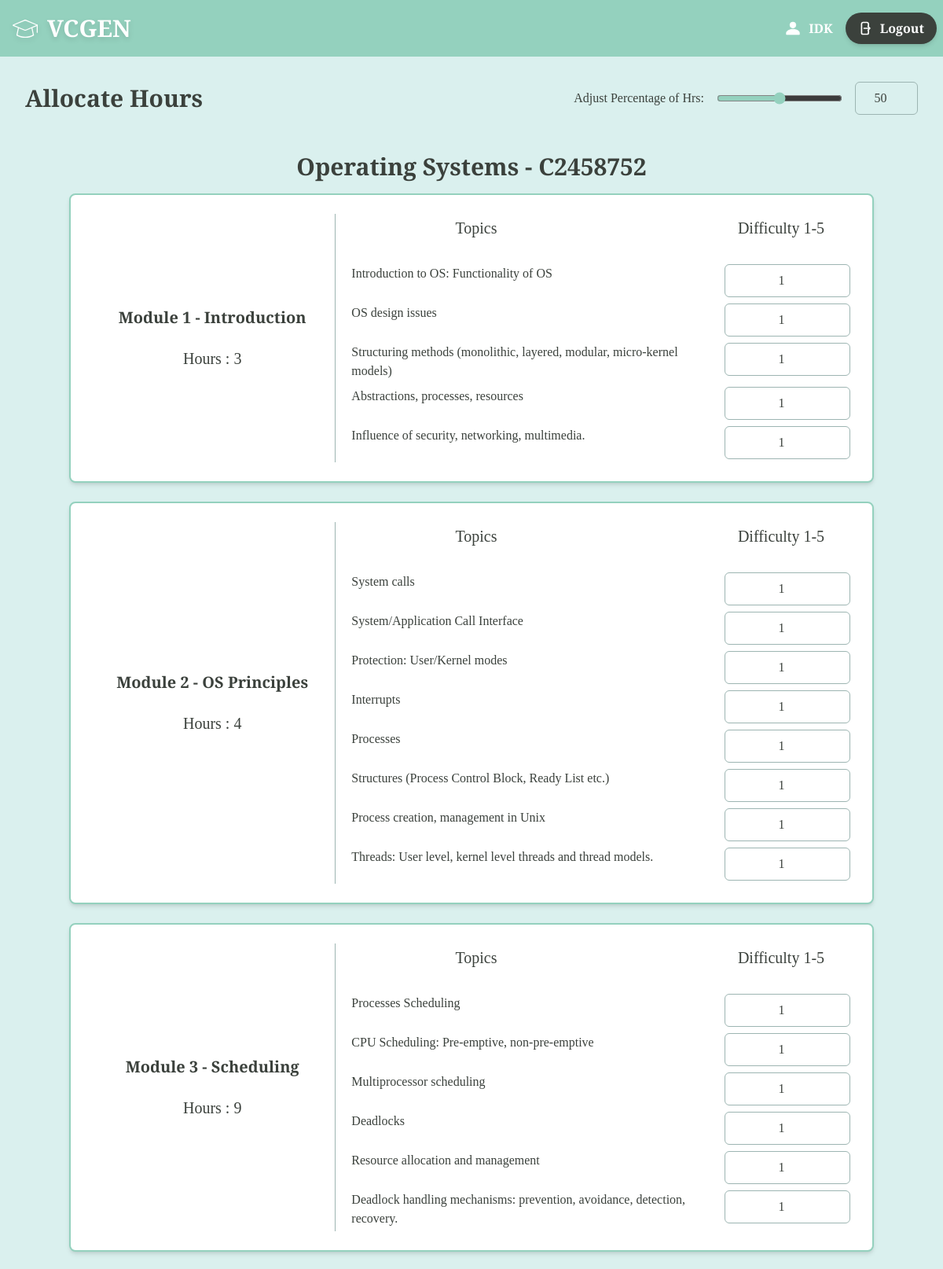
Screenshot of /settings/C2458752 (signed in, upper part) with the database file from the repository.
### main/models.py (models this page shows, shortened)
class Teacher(models.Model):
    teacher_id=models.CharField(max_length=8,primary_key=True)
    name=models.CharField(max_length=20)
    email=models.EmailField(null=False)
    password=models.CharField(null=False,max_length=128)

class Course(models.Model):
    course_id=models.CharField(max_length=8,primary_key=True)
    teacher=models.ForeignKey(Teacher,on_delete=models.CASCADE)
    name=models.CharField(max_length=20)
    hours=models.IntegerField()
    split=models.DecimalField(decimal_places=3,max_digits=10)
    accepting_response=models.BooleanField(default=True)

class Module(models.Model):
    module_id=models.CharField(max_length=8,primary_key=True)
    course=models.ForeignKey(Course,on_delete=models.CASCADE)
    hours=models.IntegerField()
    name=models.CharField(max_length=100)

class Topics(models.Model):
    topic_id=models.CharField(max_length=8,primary_key=True)
    module=models.ForeignKey(Module,on_delete=models.CASCADE)
    content=models.CharField(max_length=100)
    mapped_skill=models.JSONField()
    skill_confidence = models.JSONField(default=dict)
    teacherweight=models.DecimalField(decimal_places=3,max_digits=10)
    studentweight=models.DecimalField(decimal_places=3,max_digits=10)

### main/views.py (the view, shortened to what this page needs)
# urls.py: path("settings/<str:class_id>",views.settings,name="settings"),
def settings(request,class_id):
    context={}
    if 'user' not in request.session:
        return redirect('login')
    else:
        context['name']=Teacher.objects.filter(teacher_id=request.session['user'])[0].name
    ourclass=Course.objects.filter(course_id=class_id)
    if len(ourclass)<1:
        return redirect('classes')
    else:
        class cusModule:
            def __init__(self,mod):
                self.mod=mod
                self.topicslist=[]
            def addtopic(self,topic):
                self.topicslist.append(topic)
        ourclass=ourclass[0]
        datamodules=[]
        modules=Module.objects.filter(course=ourclass)
        for mod in modules:
            curmod=cusModule(mod)
            for topic in Topics.objects.filter(module=mod):
                curmod.addtopic(topic)
            datamodules.append(curmod)
        context['cid']=class_id
        context['cname']=ourclass.name
        context['modules']= datamodules
    return render(request,"main/settings.html",context=context)

### main/templates/main/settings.html (shortened to what this page needs)
{% extends "base.html" %}
{% block body %}
<div class="min-h-screen bg-[#daf0ee] p-8">
    <div class="flex justify-between items-center mb-8">
        <h1 class="text-3xl font-bold text-[#3b413c]">Allocate Hours</h1>
        <form action="#" method="post">
        <div class="flex items-center gap-4">
            <label for="scaleSlider" class="text-[#3b413c] font-medium">Adjust Percentage of Hrs:</label>
            <input
                id="ss_hoursplit"
                name="ss_hoursplit"
                type="range"
                min="25"
                max="75"
                step="1"
                value="50"
                class="w-40 accent-[#94d1be] cursor-pointer"
                oninput="sv_hoursplit.value = this.value"
            />
            <input
                type="number"
                id="sv_hoursplit"
                name="sv_hoursplit"
                min="25"
                max="75"
                value="50"
                class="w-20 p-2 border border-[#9db5b2] rounded-md focus:outline-none focus:ring-2 focus:ring-[#94d1be] text-center"
                oninput="ss_hoursplit.value = this.value"
            />
        </div>
    </div>
    <h1 class="text-3xl text-center font-bold text-[#3b413c] p-4">{{cname}} - {{cid}}</h1>
        <div class="flex flex-col gap-6 max-w-5xl mx-auto">
        {% for module in modules %}
        <div class="bg-white border-2 border-[#94d1be] rounded-lg shadow-md p-6">
            <div class="grid grid-cols-3 gap-4">
                <div class="flex flex-col items-center justify-center border-r border-[#9db5b2]">
                    <div>
                        <h2 class="text-xl font-semibold text-[#3b413c] text-center">
                        Module {{ forloop.counter }} - {{module.mod.name}}
                        </h2>
                    </div>
                    <br>
                    <div class="text-xl">
                        Hours : {{ module.mod.hours }}
                    </div>
                </div>
                <div class="flex flex-col col-span-2">
                    <div class="flex flex-row justify-between gap-3 p-1 text-xl">
                        <div class="w-1/2 text-[#3b413c] text-center">Topics</div>
                        <div class="w-44 text-center">Difficulty 1-5</div>
                    </div>
                    <br>
                    {% for topic in module.topicslist %}
                    <div class="flex flex-row justify-between gap-3 p-1">
                        <div class="text-[#3b413c]">{{ topic.content }}</div>
                        <div><input
                            type="number"
                            id="weight_{{topic.topic_id}}"
                            name="weight_{{topic.topic_id}}"
                            placeholder="Difficulty 1-5"
                            min="1"
                            max="5"
                            class="w-40 p-2 border border-[#9db5b2] rounded-md focus:outline-none focus:ring-2 focus:ring-[#94d1be] text-center"
                            value="1"
                            required
                        /></div>
                    </div>
                    {% endfor %}
                </div>
            </div>
        </div>
        {% endfor %}
    </div>
        </div>
{% endblock %}

### main/templates/main/base.html (shortened to what this page needs)
<html>
    <head>
        {%load static%}
        <script src="https://cdn.jsdelivr.net/npm/@tailwindcss/browser@4"></script>
    </head>
    <body class="bg-[#daf0ee] text-[#3b413c] cusfont flex flex-col">
        <header class="bg-[#94d1be] text-white text-l font-bold py-4 text-center w-full flex flex-row justify-between">
            <div class="flex items-center space-x-3 hover:scale-105 transition-all duration-300 ease-in-out drop-shadow-md ml-4 hover:cursor-pointer" onclick="location.href='/'">
                {% load static %}
                <img src="{% static 'main/education-svg.svg' %}" class="h-8" alt="logo"/>
                <h1
                    class="text-3xl">
                    VCGEN
                </h1>
            </div>
            {% if name %}
            <div class="flex flex-row items-center">
                {%load static%}
                <img src="{% static 'main/person-svg.svg' %}" class="h-6" alt="profile picture"/>
                <h1 class="m-2">{{name}}  </h1>
                <button onclick="location.href='/';"
                    class="mx-2 flex items-center gap-2 px-4 py-2 bg-[#3b413c] text-white font-semibold rounded-full shadow-md
                        hover:bg-[#2e3430] hover:scale-105 transition-all duration-300 ease-in-out hover:cursor-pointer">
                    Logout
                </button>
            </div>
            {% else %}
            <h1 onclick="location.href = '/';" class="px-1"></h1>
            {% endif %}
        </header>
        {% block body %}
        {% endblock %}
    </body>
</html>

### main/templates/main/base.html (style rules this page uses)
.cusfont { font-family: "Playfair Display", serif; font-optical-sizing: auto; }

### rows the page displays
Teacher: name "IDK"
Course: name "Operating Systems"
Module: mod.name "Introduction", mod.hours "3"
Topics: content "Introduction to OS: Functionality of OS", topic_id "1"
Topics: content "OS design issues", topic_id "1"
Topics: content "Structuring methods (monolithic, layered, modular, micro-kernel models)", topic_id "1"
Topics: content "Abstractions, processes, resources", topic_id "1"
Topics: content "Influence of security, networking, multimedia.", topic_id "1"
Module: mod.name "OS Principles", mod.hours "4"
Topics: content "System calls", topic_id "1"
Topics: content "System/Application Call Interface", topic_id "1"
Topics: content "Protection: User/Kernel modes", topic_id "1"
Topics: content "Interrupts", topic_id "1"
Topics: content "Processes", topic_id "1"
Topics: content "Structures (Process Control Block, Ready List etc.)", topic_id "1"
Topics: content "Process creation, management in Unix", topic_id "1"
Topics: content "Threads: User level, kernel level threads and thread models.", topic_id "1"
Module: mod.name "Scheduling", mod.hours "9"
Topics: content "Processes Scheduling", topic_id "1"
Topics: content "CPU Scheduling: Pre-emptive, non-pre-emptive", topic_id "1"
Topics: content "Multiprocessor scheduling", topic_id "1"
Topics: content "Deadlocks", topic_id "1"
Topics: content "Resource allocation and management", topic_id "1"
Topics: content "Deadlock handling mechanisms: prevention, avoidance, detection, recovery.", topic_id "1"

### other values shown
{{ cid }} "C2458752"
